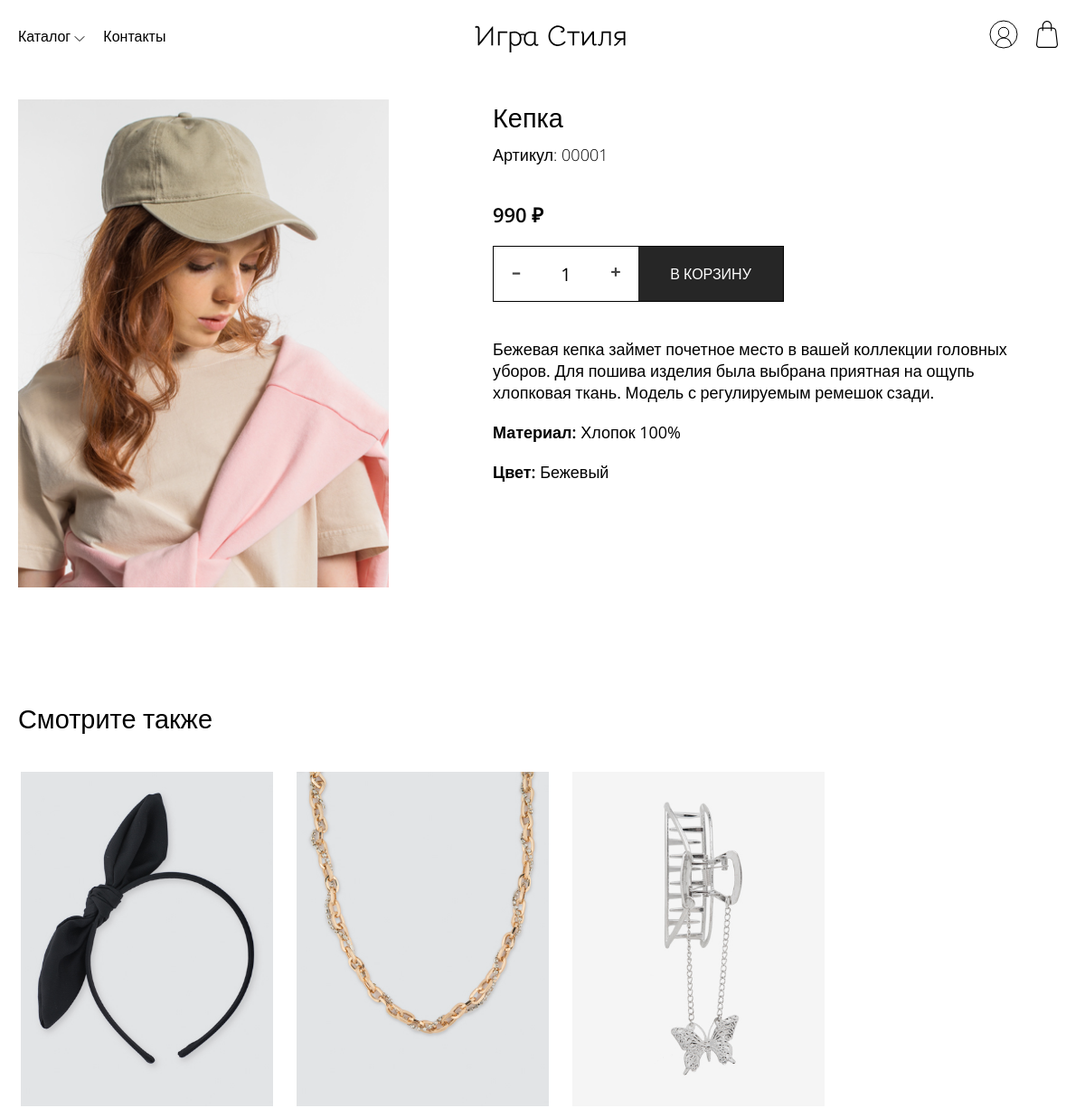
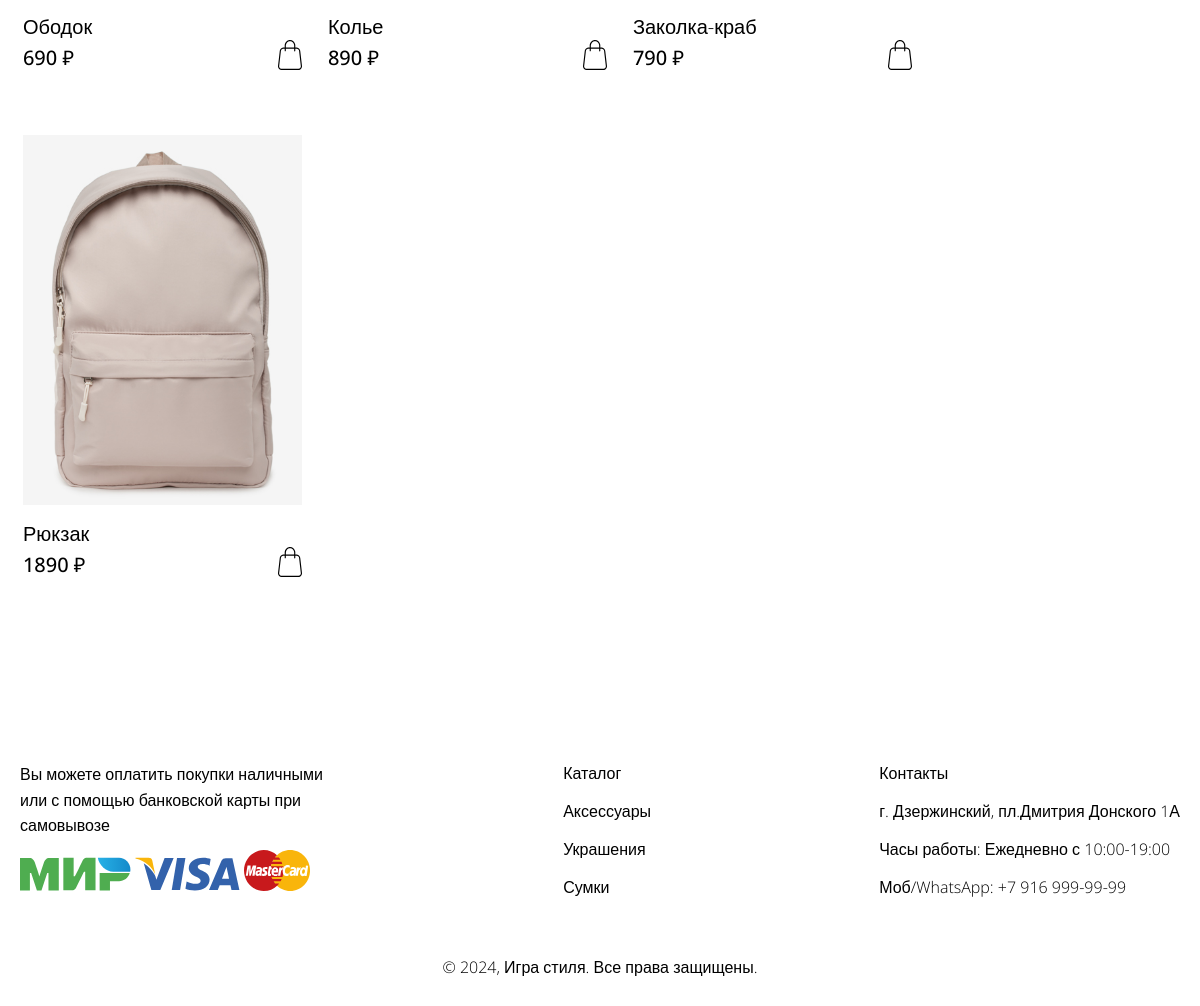
Page /php/product.php?id=1 on the committed database (2 pictures, top to bottom).
### tables this page shows
CREATE TABLE `products` (
  `id_product` int(11) NOT NULL,
  `id_product_type` int(11) NOT NULL,
  `name_product` varchar(50) NOT NULL,
  `article` varchar(11) DEFAULT NULL,
  `description` varchar(300) NOT NULL,
  `price` int(11) NOT NULL,
  `image` varchar(300) NOT NULL,
  `material` varchar(100) NOT NULL,
  `id_color` int(11) NOT NULL,
  `quantity` int(11) NOT NULL,
  `quantity_store` int(11) DEFAULT NULL
);

CREATE TABLE `colors` (
  `id_color` int(11) NOT NULL,
  `name_color` varchar(20) NOT NULL
);

### php/product.php (the view, shortened to what this page needs)
<?php
include './components/header.php';
include './config/db.php';
$id_product = $_GET['id'] ?? '';
$query = "SELECT * FROM products p
INNER JOIN colors c ON p.id_color = c.id_color
WHERE p.id_product = $id_product AND p.quantity >= 1";
$result = mysqli_query($link, $query);
if ($result && mysqli_num_rows($result) > 0) {
    $product = mysqli_fetch_assoc($result);
?>
    <div class="product">
        <div class="container">
            <div class="product-content">
                <div class="product-content-picture">
                    <img src="<?= $product['image']; ?>" alt="Product Image">
                </div>
                <div class="product-content-points">
                    <h1><?= $product['name_product']; ?></h1>
                    <p class="product-article">Артикул: <?= $product['article']; ?></p>
                    <h2><?= $product['price']; ?> ₽</h2>
                    <form class="addToCart" method="post" action="/accessory_store/php/config/add_to_cart.php">
                        <div class="counter">
                            <span class="input-number-decrement">–</span><input class="input-number" type="text" value="1" min="0" max="<?php echo $product['quantity']; ?>"><span class="input-number-increment">+</span>
                            <button type="submit" class="button-product">В КОРЗИНУ</button>
                        </div>
                    </form>
                    <p><?= $product['description']; ?></p>
                    <p class="product-material"><span class="characteristics">Материал:</span> <?= $product['material']; ?></p>
                    <p><span class="characteristics">Цвет: </span><?= $product['name_color']; ?></p>
                </div>
            </div>
        </div>
    </div>
<?php
} else {
    echo "Товар не найден.";
}
$query_related = "SELECT * FROM products WHERE id_product != '$id_product' ORDER BY RAND() LIMIT 4";
$result_related = mysqli_query($link, $query_related);
$related_products = [];
if (mysqli_num_rows($result_related) > 0) {
    while ($row_related = mysqli_fetch_assoc($result_related)) {
        $related_products[] = $row_related;
    }
?>
    <div class="catalog">
        <div class="container">
        <h1 class="title">Смотрите также</h1>
            <div class="catalog-rec">
                <?php foreach ($related_products as $related_product) : ?>
                    <div class="catalog-cart">
                        <a href="product.php?id=<?php echo $related_product['id_product']; ?>">
                            <img class="catalog-picture" src="<?php echo $related_product['image']; ?>" alt="">
                            <p><?php echo $related_product['name_product']; ?></p>
                        </a>
                        <div class="catalog-cart-points">
                            <p><?= $related_product['price']; ?> ₽</p>
                            <form class="addToCartForm" action="/accessory_store/php/config/add_to_cart.php" method="post">
                                <button type="submit" style="border: none; background: none; cursor: pointer;">
                                    <img src="/accessory_store/img/cart.svg" alt="">
                                </button>
                            </form>
                        </div>
                    </div>
                <?php endforeach; ?>
            </div>
        </div>
    </div>
<?php }
include './components/footer.php';
?>
</body>
</html>

### php/components/header.php (shortened to what this page needs)
<!DOCTYPE html>
<html lang="en">
<head>
    <link rel="stylesheet" href="/accessory_store/css/style.css">
</head>
<body>
    <header>
        <nav class="nav-menu">
            <ul class="menu">
                <div class="menu-listt">
                    <li class="category">
                        <a href="/accessory_store/php/catalog.php">Каталог</a>
                        <a class="sub"><img src="/accessory_store/img/1.svg" alt=""></a>
                    </li>
                    <li class="contact"><a href="/accessory_store/php/contacts.php">Контакты</a></li>
                </div>
                <li class="menu-logo"><a href="/accessory_store/index.php"><img src="/accessory_store/img/logo.svg" alt=""></a></li>
                <div class="icon">
                    <li class="menu-list"><a href="/accessory_store/php/auth.php"><img src="/accessory_store/img/lk.svg" alt=""></a></li>
                    <li class="menu-list"><a href="/accessory_store/php/cart.php"><img src="/accessory_store/img/cart.svg" alt=""></a></li>
                </div>
            </ul>
        </nav>
    </header>

### php/components/footer.php
<footer>
    <div class="footer-row">
        <div class="footer-left">
            <p>Вы можете оплатить покупки наличными или с помощью банковской карты при самовывозе</p>
            <div class="footer-ps">
                <img src="/accessory_store/img/mir.svg" alt="">
                <img src="/accessory_store/img/visa.svg" alt="">
                <img src="/accessory_store/img/master.svg" alt="">
            </div>
        </div>
        <div class="footer-center">
            <a href="/accessory_store/php/catalog.php"><p><span>Каталог</span></p></a>
            <a href="/accessory_store/php/catalog.php?id=2"><p>Аксессуары</p></a>
            <a href="/accessory_store/php/catalog.php?id=1"><p>Украшения</p></a>
            <a href="/accessory_store/php/catalog.php?id=3"><p>Сумки</p></a>
        </div>
        <div class="footer-right">
            <a href="/accessory_store/php/contacts.php"><p><span>Контакты</span></p></a>
            <p>г. Дзержинский, пл.Дмитрия Донского 1А</p>
            <p>Часы работы: Ежедневно с 10:00-19:00</p>
            <p>Моб/WhatsApp: +7 916 999-99-99</p>
        </div>
    </div>
    <p class="footer-protection">© 2024, Игра стиля. Все права защищены.</p>
</footer>

### rows in the picture
products: image (picture), name_product "Кепка", article "00001", price "990", description "Бежевая кепка займет почетное место в вашей коллекции головных уборов. Для пошива изделия была выбрана приятная на ощупь хлопковая ткань. Модель с регулируемым ремешок сзади.", material "Хлопок 100%", id_color.name_color "Бежевый"
products: image (picture), name_product "Ободок", price "690"
products: image (picture), name_product "Колье", price "890"
products: image (picture), name_product "Заколка-краб", price "790"
products: image (picture), name_product "Рюкзак", price "1890"
